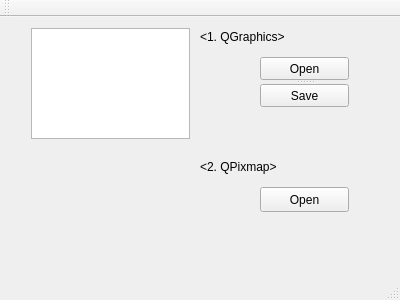
<?xml version="1.0" encoding="UTF-8"?>
<ui version="4.0">
 <class>MainWindow</class>
 <widget class="QMainWindow" name="MainWindow">
  <property name="geometry">
   <rect>
    <x>0</x>
    <y>0</y>
    <width>400</width>
    <height>300</height>
   </rect>
  </property>
  <property name="windowTitle">
   <string>MainWindow</string>
  </property>
  <widget class="QWidget" name="centralWidget">
   <widget class="QGraphicsView" name="graphicsView">
    <property name="geometry">
     <rect>
      <x>31</x>
      <y>11</y>
      <width>159</width>
      <height>111</height>
     </rect>
    </property>
   </widget>
   <widget class="QLabel" name="label_img">
    <property name="geometry">
     <rect>
      <x>31</x>
      <y>145</y>
      <width>159</width>
      <height>81</height>
     </rect>
    </property>
    <property name="text">
     <string/>
    </property>
   </widget>
   <widget class="QLabel" name="label_name1">
    <property name="geometry">
     <rect>
      <x>200</x>
      <y>10</y>
      <width>111</width>
      <height>20</height>
     </rect>
    </property>
    <property name="text">
     <string>&lt;1. QGraphics&gt;</string>
    </property>
   </widget>
   <widget class="QLabel" name="label_name2">
    <property name="geometry">
     <rect>
      <x>200</x>
      <y>140</y>
      <width>111</width>
      <height>20</height>
     </rect>
    </property>
    <property name="text">
     <string>&lt;2. QPixmap&gt;</string>
    </property>
   </widget>
   <widget class="QPushButton" name="openButton_2">
    <property name="geometry">
     <rect>
      <x>260</x>
      <y>170</y>
      <width>89</width>
      <height>25</height>
     </rect>
    </property>
    <property name="text">
     <string>Open</string>
    </property>
   </widget>
   <widget class="QSplitter" name="splitter">
    <property name="geometry">
     <rect>
      <x>260</x>
      <y>40</y>
      <width>89</width>
      <height>50</height>
     </rect>
    </property>
    <property name="orientation">
     <enum>Qt::Vertical</enum>
    </property>
    <widget class="QPushButton" name="openButton">
     <property name="text">
      <string>Open</string>
     </property>
    </widget>
    <widget class="QPushButton" name="saveButton">
     <property name="text">
      <string>Save</string>
     </property>
    </widget>
   </widget>
  </widget>
  <widget class="QMenuBar" name="menuBar">
   <property name="geometry">
    <rect>
     <x>0</x>
     <y>0</y>
     <width>400</width>
     <height>22</height>
    </rect>
   </property>
  </widget>
  <widget class="QToolBar" name="mainToolBar">
   <attribute name="toolBarArea">
    <enum>TopToolBarArea</enum>
   </attribute>
   <attribute name="toolBarBreak">
    <bool>false</bool>
   </attribute>
  </widget>
  <widget class="QStatusBar" name="statusBar"/>
 </widget>
 <layoutdefault spacing="6" margin="11"/>
 <resources/>
 <connections/>
</ui>
